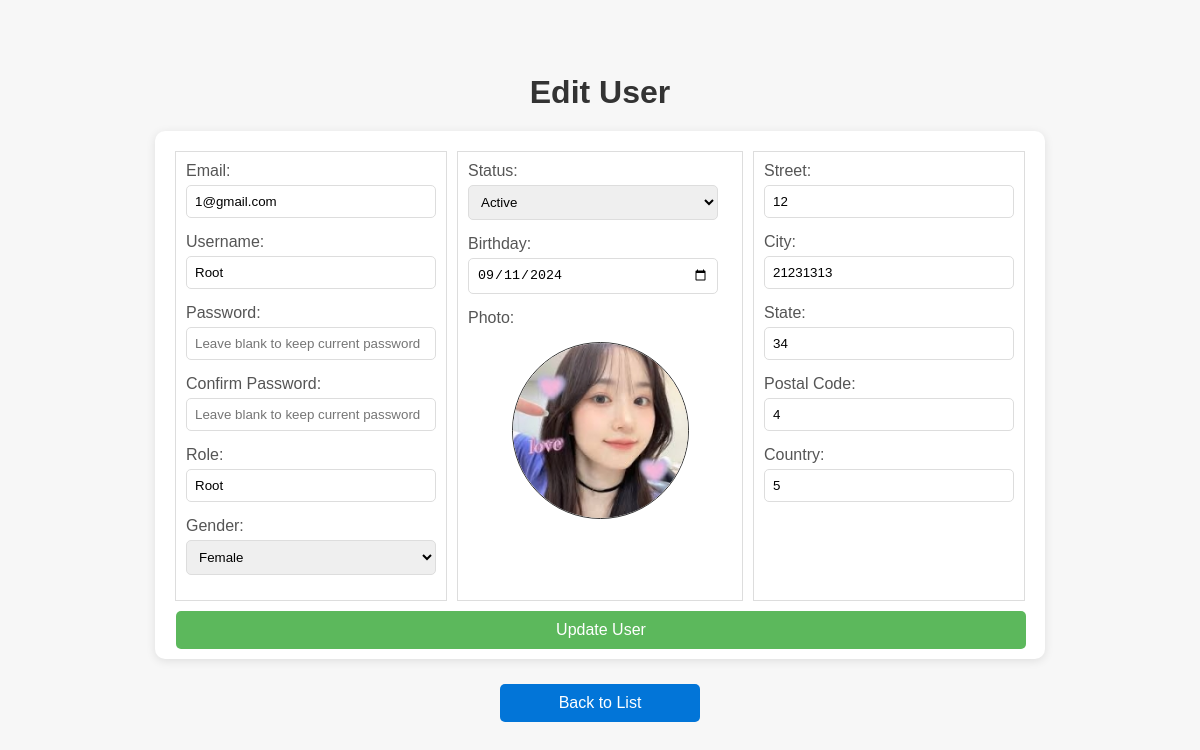
The app's page /admin/editUser.php?user_id=U0001 (signed in), older data.
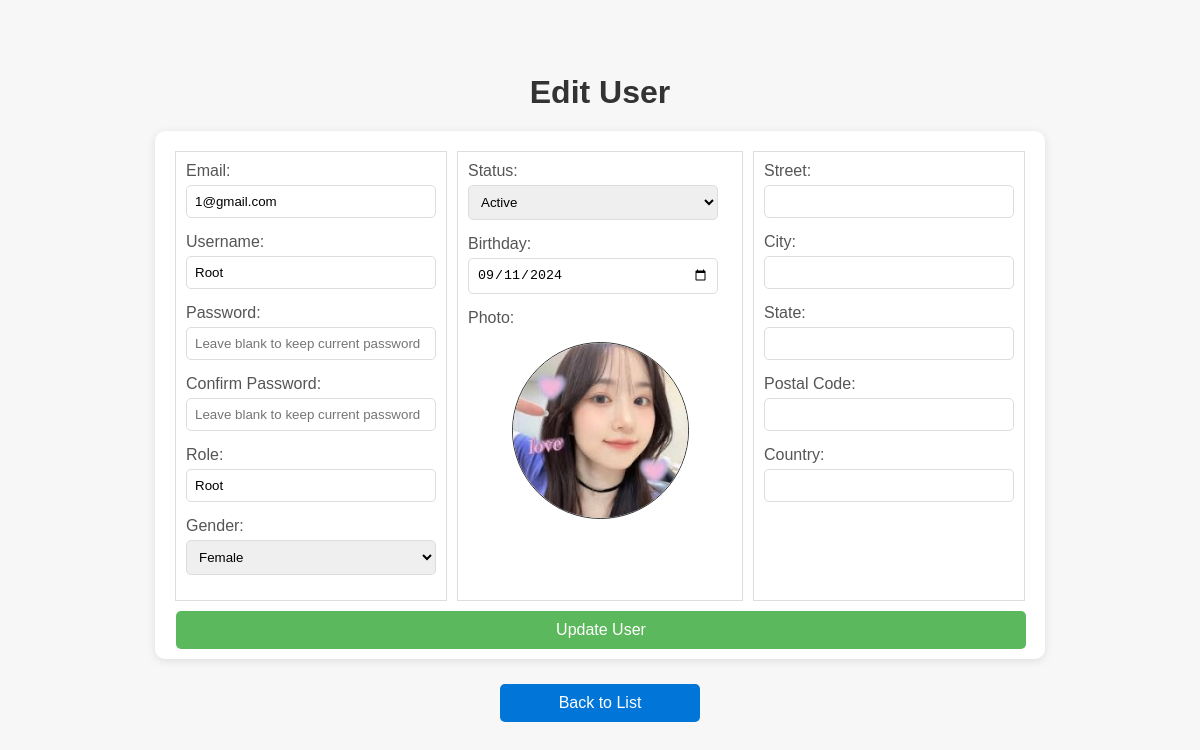
The same page, newer data.
### tables this page shows
CREATE TABLE `address` (
  `address_id` varchar(10) NOT NULL,
  `user_id` varchar(10) DEFAULT NULL,
  `street` varchar(255) DEFAULT NULL,
  `city` varchar(100) DEFAULT NULL,
  `state` varchar(100) DEFAULT NULL,
  `postal_code` varchar(20) DEFAULT NULL,
  `country` varchar(100) DEFAULT NULL,
  PRIMARY KEY (`address_id`),
  KEY `user_id` (`user_id`),
  CONSTRAINT `address_ibfk_1` FOREIGN KEY (`user_id`) REFERENCES `user` (`user_id`)
);

### admin/editUser.php (the view, shortened to what the changed rows need)
<?php
include '../_base.php';
include '../_head.php';
$user_id = $_GET['user_id'];
$stm = $_db->prepare('SELECT * FROM address WHERE user_id = ?');
$stm->execute([$user_id]);
$address = $stm->fetch(PDO::FETCH_OBJ);
?>
<!DOCTYPE html>
<html lang="en">
<head>
    <link rel="stylesheet" href="../css/profile.css">
</head>
<body>
    <h1>Edit User</h1>
    <form method="post" enctype="multipart/form-data" class="form">
        <div class="form-container">
            <div class="form-right">
                <div class="form-group">
                    <label for="street">Street:</label>
                    <input type="text" name="street" id="street" value="<?= htmlspecialchars($address->street ?? '') ?>" maxlength="255">
                </div>
                <div class="form-group">
                    <label for="city">City:</label>
                    <input type="text" name="city" id="city" value="<?= htmlspecialchars($address->city ?? '') ?>" maxlength="100">
                </div>
                <div class="form-group">
                    <label for="state">State:</label>
                    <input type="text" name="state" id="state" value="<?= htmlspecialchars($address->state ?? '') ?>" maxlength="100">
                </div>
                <div class="form-group">
                    <label for="postal_code">Postal Code:</label>
                    <input type="text" name="postal_code" id="postal_code" value="<?= htmlspecialchars($address->postal_code ?? '') ?>" maxlength="20">
                </div>
                <div class="form-group">
                    <label for="country">Country:</label>
                    <input type="text" name="country" id="country" value="<?= htmlspecialchars($address->country ?? '') ?>" maxlength="100">
                </div>
            </div>
        </div>
    </form>
</body>
</html>

Row changes from the older to the newer data that the page shows:
removed address: street "12", city "21231313", state "34", postal_code "4", country "5"
